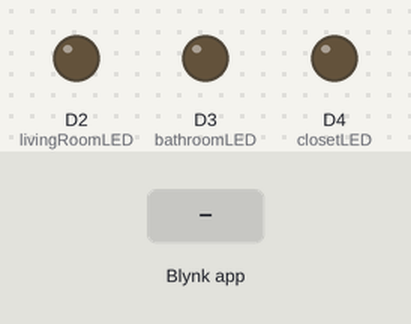
Bench run of a sketch on a simulated Arduino Nano 33 IoT. Shown: output pins drawn as LEDs (lit = HIGH). Inputs (shaded band) come from the test bench. WiFi joins after 1.5 s; servers stay silent unless stated.

Above: at 3.0 s.
3.1 s: Blynk app writes 1 to V0
At 4.3 s:
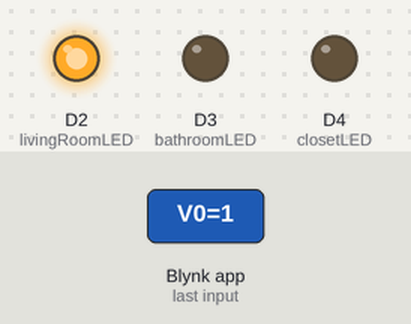
4.6 s: Blynk app writes 1 to V1
At 5.5 s:
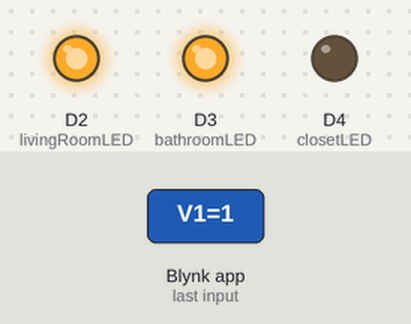
6.1 s: Blynk app writes 0 to V0
At 6.6 s:
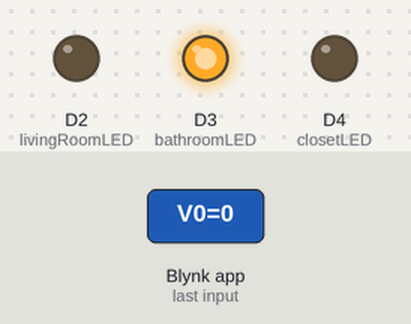
7.6 s: Blynk app writes 1 to V2
At 8.8 s:
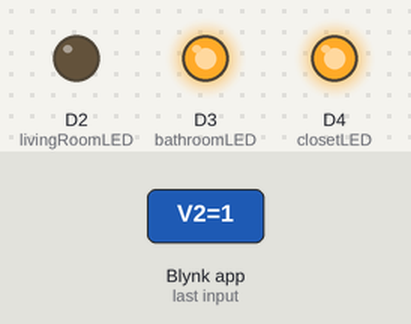
9.1 s: Blynk app writes 200 to V0
At 10.1 s:
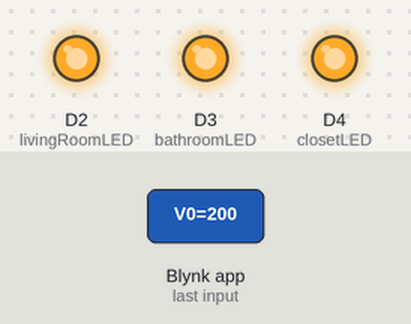
10.6 s: Blynk app writes 0 to V1
At 11.2 s:
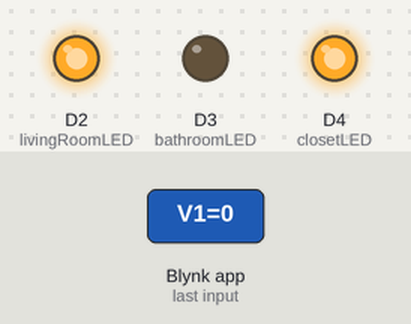
Timing chart, 0 to 13.1 s (numbered marks = the images above; inputs shaded):
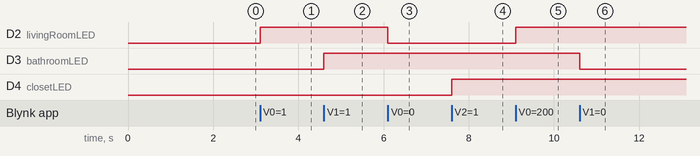

The sketch:

Task_4.2D_ES.ino
```cpp
#define BLYNK_TEMPLATE_ID "TMPL327ojS8st"
#define BLYNK_TEMPLATE_NAME "Arduino Nano 33 Iot"
#define BLYNK_AUTH_TOKEN "L3HlVB0-6GT_6Q2htuY20U2weB59G7c1"


#define BLYNK_PRINT Serial

#include <WiFiNINA.h>
#include <BlynkSimpleWiFiNINA.h>

char ssid[] = "Noor";
char pass[] = "123456789";

const int livingRoomLED = 2;
const int bathroomLED = 3;
const int closetLED = 4;

void controlLight(String room, bool state) {

  if (room == "living room") {
    digitalWrite(livingRoomLED, state ? HIGH : LOW);
  }

  else if (room == "bathroom") {
    digitalWrite(bathroomLED, state ? HIGH : LOW);
  }

  else if (room == "closet") {
    digitalWrite(closetLED, state ? HIGH : LOW);
  }
}

BLYNK_WRITE(V0) {
  controlLight("living room", param.asInt());
}

BLYNK_WRITE(V1) {
  controlLight("bathroom", param.asInt());
}

BLYNK_WRITE(V2) {
  controlLight("closet", param.asInt());
}

void setup() {
  Serial.begin(9600);

  pinMode(livingRoomLED, OUTPUT);
  pinMode(bathroomLED, OUTPUT);
  pinMode(closetLED, OUTPUT);

  digitalWrite(livingRoomLED, LOW);
  digitalWrite(bathroomLED, LOW);
  digitalWrite(closetLED, LOW);

  Blynk.begin(BLYNK_AUTH_TOKEN, ssid, pass);
}

void loop() {
  Blynk.run();
}
```

Measured:
- after the input at 3.1 s, D2 (livingRoomLED): LOW → HIGH at once
- after the input at 4.6 s, D3 (bathroomLED): LOW → HIGH at once
- after the input at 6.1 s, D2 (livingRoomLED): HIGH → LOW at once
- after the input at 7.6 s, D4 (closetLED): LOW → HIGH at once
- after the input at 9.1 s, D2 (livingRoomLED): LOW → HIGH at once
- after the input at 10.6 s, D3 (bathroomLED): HIGH → LOW at once
